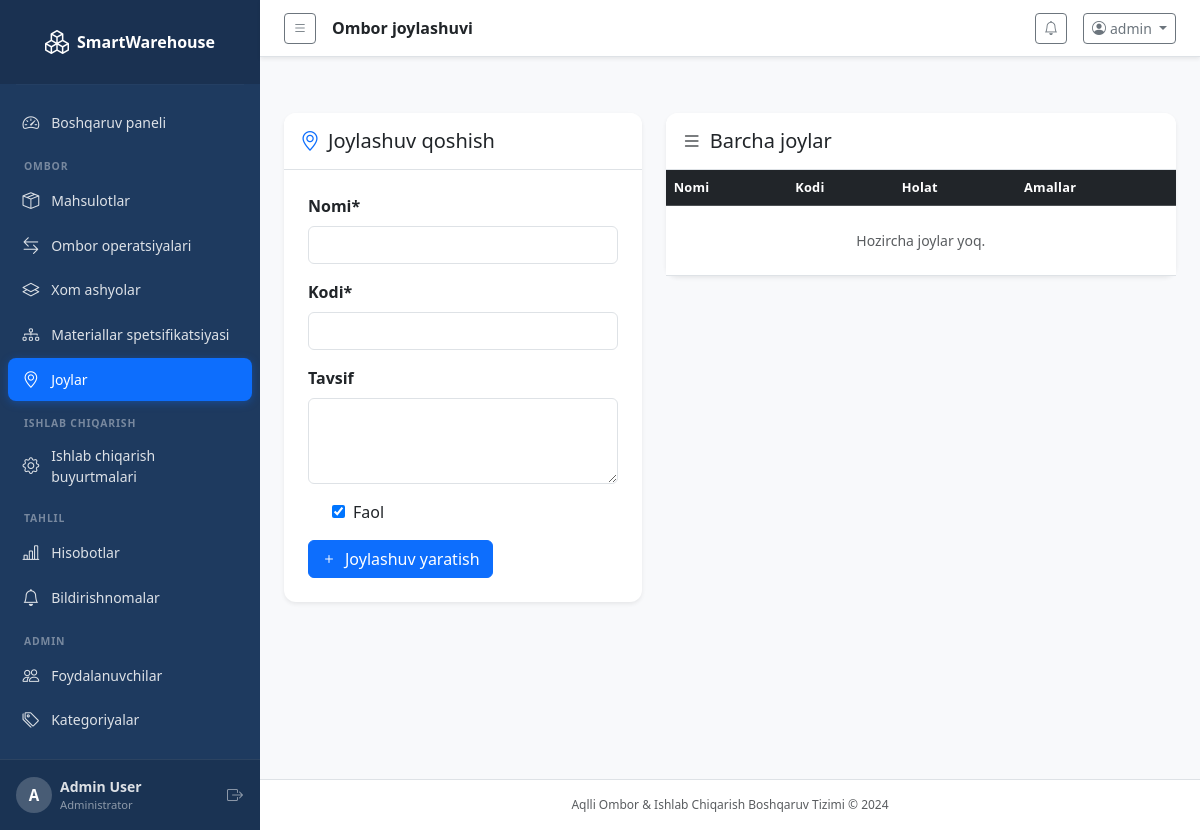
/inventory/locations/ (signed in), run on an earlier commit of the app's database.
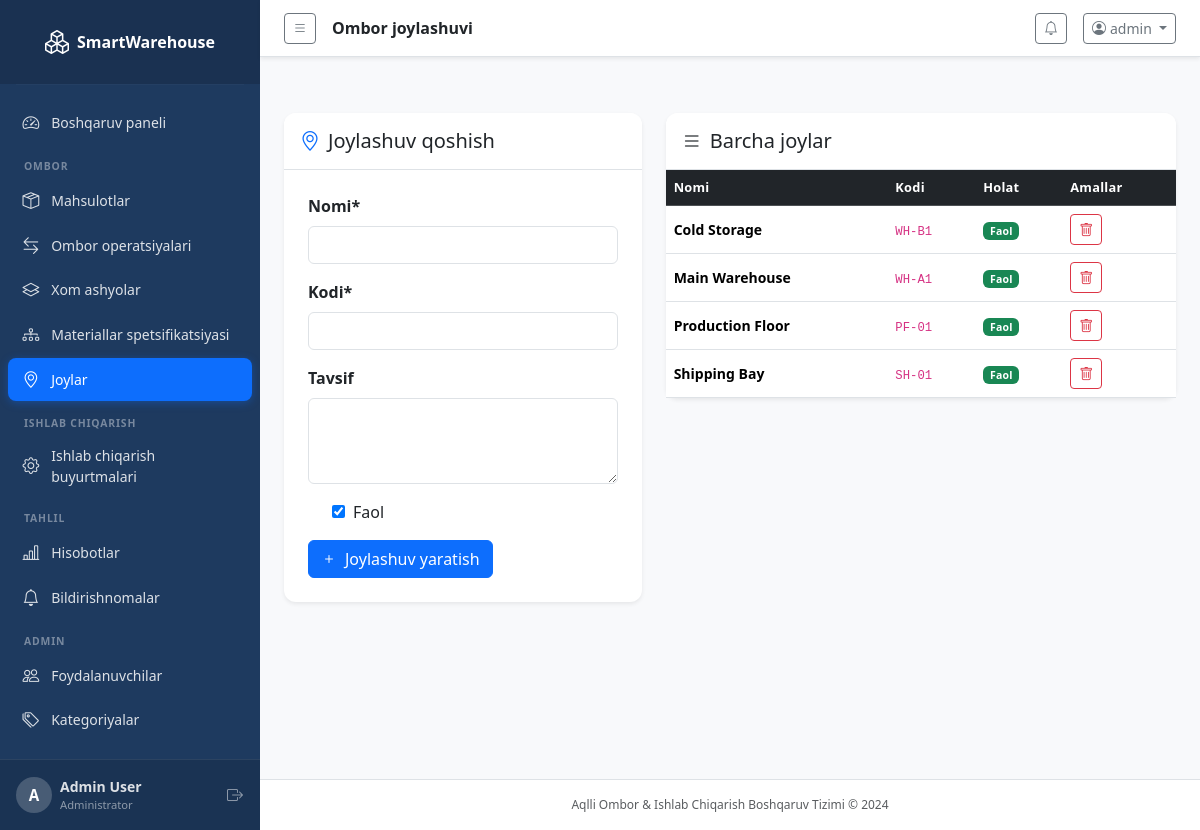
And on a later commit of the database.
### inventory/models.py (models this page shows, shortened)
class WarehouseLocation(models.Model):
    name = models.CharField(max_length=100)
    code = models.CharField(max_length=20, unique=True)
    description = models.TextField(blank=True)
    is_active = models.BooleanField(default=True)
    created_at = models.DateTimeField(auto_now_add=True)
    class Meta:
        ordering = ['name']

### inventory/views.py (the view)
# urls.py: path('locations/', views.location_list, name='location_list'),
@login_required
def location_list(request):
    locations = WarehouseLocation.objects.all()
    form = WarehouseLocationForm(request.POST or None)
    if request.method == 'POST' and form.is_valid():
        form.save()
        messages.success(request, 'Joylashuv yaratildi.')
        return redirect('inventory:location_list')
    return render(request, 'inventory/locations.html', {'locations': locations, 'form': form})

### inventory/forms.py
class WarehouseLocationForm(forms.ModelForm):
    class Meta:
        model = WarehouseLocation
        fields = ['name', 'code', 'description', 'is_active']
        widgets = {
            'name': forms.TextInput(attrs={'class': 'form-control'}),
            'code': forms.TextInput(attrs={'class': 'form-control'}),
            'description': forms.Textarea(attrs={'class': 'form-control', 'rows': 3}),
        }

### accounts/models.py (called while the page is built)
    @property
    def is_admin(self):
        return self.role == 'admin' or self.is_superuser

### dashboard/context_processors.py (called while the page is built)
def notifications_processor(request):
    if request.user.is_authenticated:
        unread_notifications = Notification.objects.filter(is_read=False).order_by('-created_at')[:10]
        unread_count = Notification.objects.filter(is_read=False).count()
        return {
            'unread_notifications': unread_notifications,
            'unread_count': unread_count,
        }
    return {}

### templates/inventory/locations.html (shortened to what this page needs)
{% extends 'base.html' %}
{% block page_title %}Ombor joylashuvi{% endblock %}
{% block content %}
<div class="row mt-3 g-4">
  <div class="col-lg-5">
    <div class="card border-0 shadow-sm">
      <div class="card-header bg-white border-bottom py-3">
        <h5 class="mb-0"><i class="bi bi-geo-alt me-2 text-primary"></i>Joylashuv qoshish</h5>
      </div>
      <div class="card-body p-4">
        <form method="post">
          <div class="mb-3">
            <label class="form-label fw-semibold">Nomi*</label>
            {{ form.name }}
          </div>
          <div class="mb-3">
            <label class="form-label fw-semibold">Kodi*</label>
            {{ form.code }}
          </div>
          <div class="mb-3">
            <label class="form-label fw-semibold">Tavsif</label>
            {{ form.description }}
          </div>
          <div class="mb-3">
            <div class="form-check">{{ form.is_active }}<label class="form-check-label ms-2">Faol</label></div>
          </div>
          <button type="submit" class="btn btn-primary"><i class="bi bi-plus me-2"></i>Joylashuv yaratish</button>
        </form>
      </div>
    </div>
  </div>
  <div class="col-lg-7">
    <div class="card border-0 shadow-sm">
      <div class="card-header bg-white border-bottom py-3">
        <h5 class="mb-0"><i class="bi bi-list me-2"></i>Barcha joylar</h5>
      </div>
      <div class="card-body p-0">
        <div class="table-responsive">
          <table class="table table-hover align-middle mb-0">
            <thead class="table-dark">
              <tr><th>Nomi</th><th>Kodi</th><th>Holat</th><th>Amallar</th></tr>
            </thead>
            <tbody>
              {% for loc in locations %}
              <tr>
                <td class="fw-semibold">{{ loc.name }}</td>
                <td><code>{{ loc.code }}</code></td>
                <td>{% if loc.is_active %}<span class="badge bg-success">Faol</span>{% else %}<span class="badge bg-secondary">Nofaol</span>{% endif %}</td>
                <td>
                  <form method="post" action="{% url 'inventory:location_delete' loc.pk %}" class="d-inline">
                    <button type="submit" class="btn btn-sm btn-outline-danger" onclick="return confirm('Ushbu joyni ochirasizmi?')"><i class="bi bi-trash"></i></button>
                  </form>
                </td>
              </tr>
              {% empty %}
              <tr><td colspan="4" class="text-center text-muted py-4">Hozircha joylar yoq.</td></tr>
              {% endfor %}
            </tbody>
          </table>
        </div>
      </div>
    </div>
  </div>
</div>
{% endblock %}

What changed in the data, as far as the page shows it:
added WarehouseLocation: name "Cold Storage", code "WH-B1", is_active "Faol"
added WarehouseLocation: name "Main Warehouse", code "WH-A1", is_active "Faol"
added WarehouseLocation: name "Production Floor", code "PF-01", is_active "Faol"
added WarehouseLocation: name "Shipping Bay", code "SH-01", is_active "Faol"
Also different on the page:
text no longer shown: "Hozircha joylar yoq."
